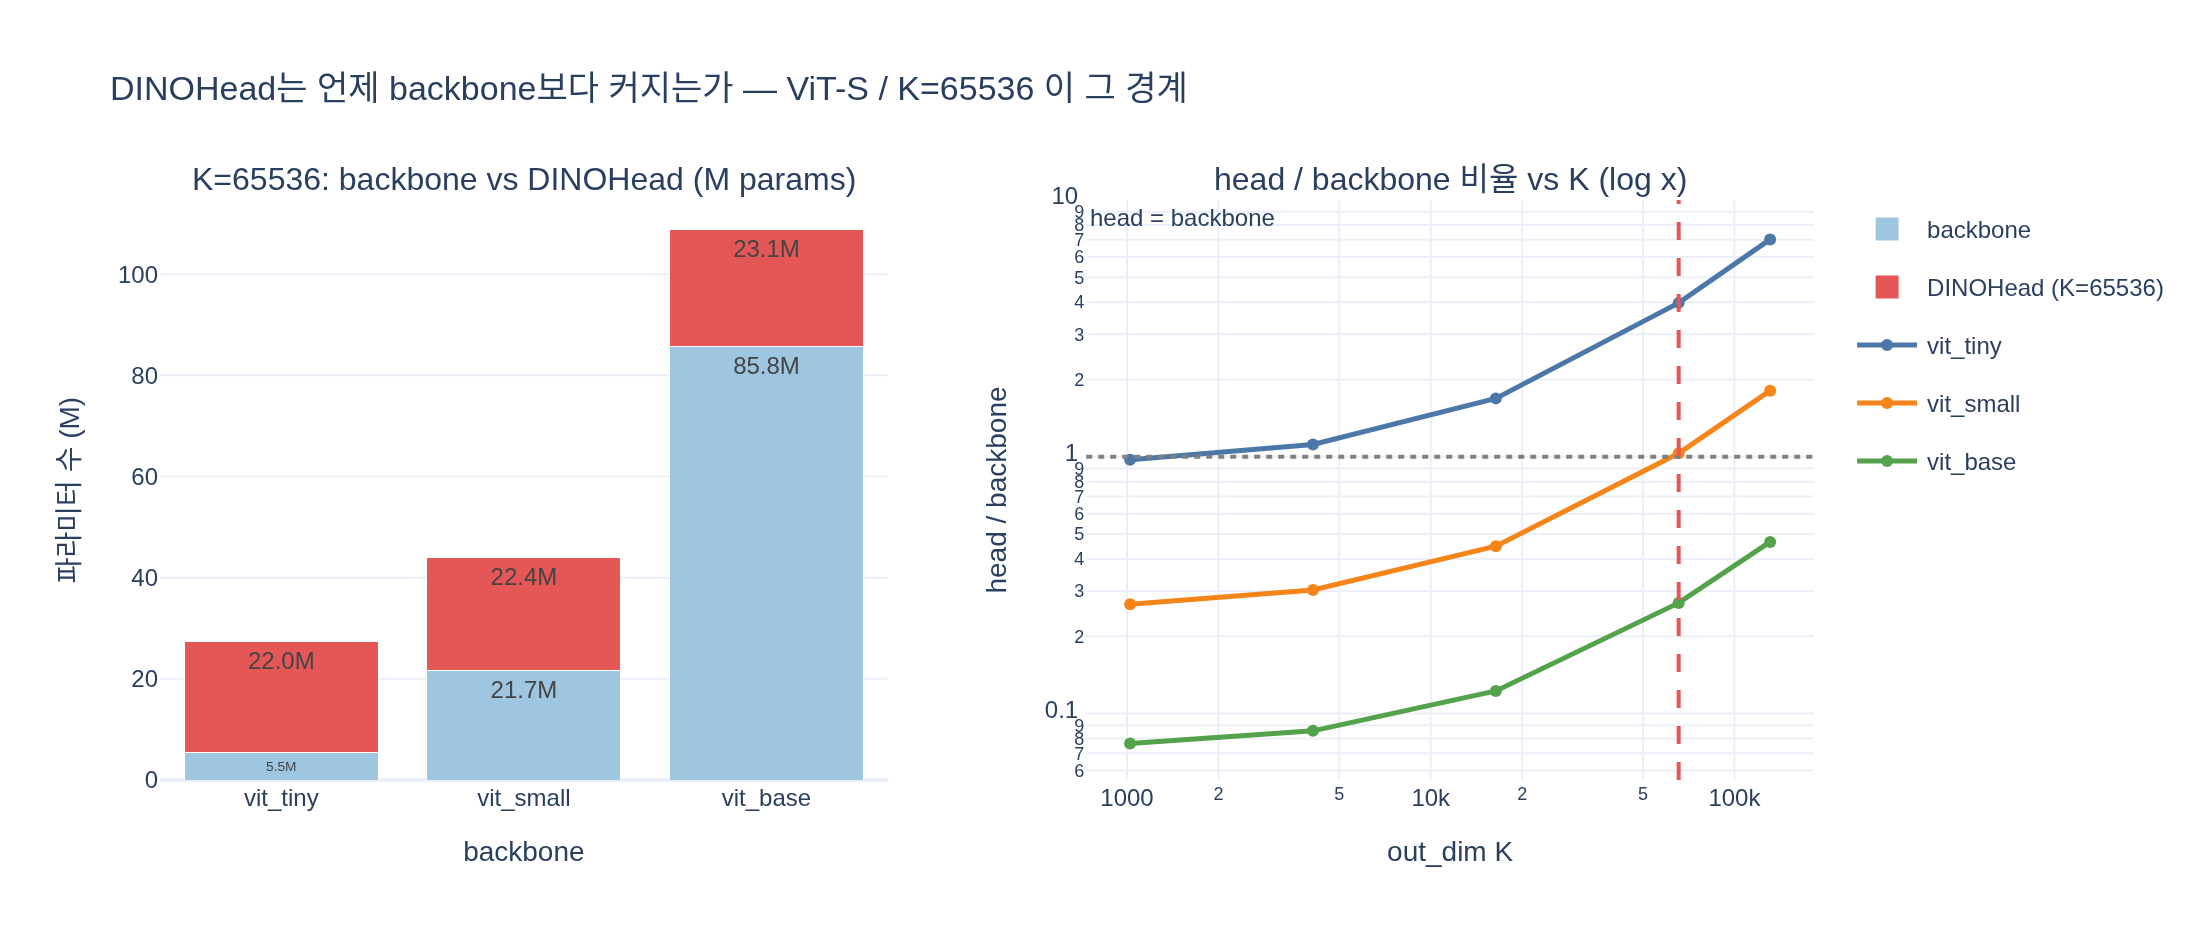

Here is the Python script that generated this plot:
# %% [markdown]
# # `out_dim=65536` 일 때 ViT-S 파라미터 규모 해부
#
# **질문**: `out_dim=65536` 일 때 ViT-S의 파라미터 규모는 어떻게 되는가?
#
# **답**: DINOHead가 약 **22.4M** 으로 backbone(**21.7M**)보다 커진다.
# 마지막 층 하나가 $256 \times 65536 = 16.8$M 을 차지하기 때문이다.
#
# 이 노트북은 그 숫자를 **손계산 → 실제 `nn.Module` 대조 → $K$ 스윕 → 메모리 환산**
# 순서로 직접 확인한다.

# %%
# 필요 패키지: torch>=2.0, plotly>=5, kaleido  (CPU만으로 충분)
import os
import sys

import torch
import torch.nn as nn

sys.path.insert(0, "/home/sungwoo/projects/swcho/dino")
import vision_transformer as vits
from vision_transformer import DINOHead

HERE = os.path.dirname(os.path.abspath(__file__)) if "__file__" in globals() else os.getcwd()
torch.manual_seed(0)


def _show(fig):
    try:
        from IPython import get_ipython
        if get_ipython() is not None:  # VSCode 셀/Jupyter에서만 렌더링
            fig.show()
    except ImportError:
        pass


print("torch", torch.__version__)
# 출력: torch 2.4.0+cu121
# (torch 2.4에서 DINOHead 생성 시 `nn.utils.weight_norm is deprecated` FutureWarning 이 뜨지만
#  파라미터 구성/개수는 동일하다.)

# %% [markdown]
# ## 1. DINOHead의 구조 — 파라미터가 어디에 쌓이는가
#
# `DINOHead(in_dim, out_dim, nlayers=3, hidden_dim=2048, bottleneck_dim=256)` 의 실제 구성은
#
# $$
# \underbrace{D \to 2048 \to 2048 \to 256}_{\text{3-layer MLP (bias 있음)}}
# \;\longrightarrow\; \ell_2\text{-normalize}
# \;\longrightarrow\; \underbrace{256 \to K}_{\texttt{last\_layer}\ (\text{bias 없음})}
# $$
#
# 선형층 하나의 파라미터 수는 $\text{in} \times \text{out} + \text{out}$ (bias 포함),
# bias가 없으면 $\text{in} \times \text{out}$ 이다.
#
# `last_layer` 는 `nn.utils.weight_norm` 으로 감싸져 있어 $W$ 가 두 텐서로 재매개화된다:
#
# $$
# w_k = g_k \frac{v_k}{\lVert v_k \rVert}
# \quad\Rightarrow\quad
# \texttt{weight\_v}\in\mathbb{R}^{K\times 256},\quad \texttt{weight\_g}\in\mathbb{R}^{K\times 1}
# $$
#
# 즉 `bias=False` 인데도 $K$ 개(=`weight_g`)가 **추가로** 붙는다.
# (`norm_last_layer=True` 면 이 $K$ 개는 `requires_grad=False` 로 얼려지지만
#  `sum(p.numel())` 에는 그대로 잡힌다.)

# %%
# ── 손계산: ViT-S (D=384), K=65536
D, HID, BOT, K = 384, 2048, 256, 65536


def linear_params(i, o, bias=True):
    return i * o + (o if bias else 0)


mlp_terms = [
    ("Linear(384, 2048)", linear_params(D, HID)),
    ("Linear(2048, 2048)", linear_params(HID, HID)),
    ("Linear(2048, 256)", linear_params(HID, BOT)),
]
mlp_hand = sum(n for _, n in mlp_terms)
last_v = BOT * K          # weight_v
last_g = K                # weight_g (weight_norm 이 만드는 스케일 벡터)
head_hand = mlp_hand + last_v + last_g

for name, n in mlp_terms:
    print(f"  {name:<20} {n:>12,}")
print(f"  {'MLP 소계':<20} {mlp_hand:>12,}   ({mlp_hand/1e6:.2f} M)")
print(f"  {'last_layer weight_v':<20} {last_v:>12,}   ({last_v/1e6:.2f} M)  = 256 x 65536")
print(f"  {'last_layer weight_g':<20} {last_g:>12,}")
print(f"  {'DINOHead 합계':<20} {head_hand:>12,}   ({head_hand/1e6:.2f} M)")
# 출력:
#   Linear(384, 2048)         788,480
#   Linear(2048, 2048)      4,196,352
#   Linear(2048, 256)         524,544
#   MLP 소계                  5,509,376   (5.51 M)
#   last_layer weight_v    16,777,216   (16.78 M)  = 256 x 65536
#   last_layer weight_g        65,536
#   DINOHead 합계            22,352,128   (22.35 M)

# %% [markdown]
# MLP 5.51M 중 절대다수는 $2048\times2048$ 중간층(4.20M)이고,
# 나머지 **16.78M 을 마지막 층 하나가 혼자** 차지한다.
# $K$ 가 커질 때 늘어나는 것은 오직 이 항($257K$)뿐이라는 점이 핵심이다.
#
# $$
# \text{head}(D, K) \;=\; \underbrace{(2048D + 2048) + (2048^2 + 2048) + (2048\cdot256 + 256)}_{\text{MLP, } K\text{ 와 무관}}
# \;+\; \underbrace{257K}_{\text{last\_layer}}
# $$

# %%
# ── 실제 모듈과 대조
def npar(m):
    return sum(p.numel() for p in m.parameters())


head_s = DINOHead(384, 65536, use_bn=False, norm_last_layer=True)
bb_s = vits.vit_small(patch_size=16)

print("last_layer 파라미터 텐서:")
for n, p in head_s.last_layer.named_parameters():
    print(f"  {n:<10} {tuple(p.shape)!s:<16} numel={p.numel():>10,}  requires_grad={p.requires_grad}")
print()
print(f"  손계산 head        : {head_hand:>12,}")
print(f"  실제 DINOHead      : {npar(head_s):>12,}   일치={npar(head_s) == head_hand}")
print(f"  실제 vit_small bb  : {npar(bb_s):>12,}   ({npar(bb_s)/1e6:.2f} M)")
print(f"  head / backbone    : {npar(head_s)/npar(bb_s):.3f} 배")
print(f"  student 전체       : {(npar(head_s)+npar(bb_s))/1e6:.2f} M")
# 출력:
# last_layer 파라미터 텐서:
#   weight_g   (65536, 1)       numel=    65,536  requires_grad=False
#   weight_v   (65536, 256)     numel=16,777,216  requires_grad=True
#
#   손계산 head        :   22,352,128
#   실제 DINOHead      :   22,352,128   일치=True
#   실제 vit_small bb  :   21,665,664   (21.67 M)
#   head / backbone    :        1.032 배
#   student 전체       :        44.02 M

# %% [markdown]
# **확인**: head 22.35M > backbone 21.67M. 카드의 "약 22.4M vs 21.7M" 이 그대로 나온다.
#
# 그런데 **학습이 끝나면 head는 통째로 버린다** — 공개된 DINO ViT-S/16 가중치가
# 21M인 이유다. 하지만 학습 중 VRAM 계획에는 반드시 포함해야 한다.

# %%
# ── K 스윕: head 파라미터와 backbone 대비 비율
BB_DIMS = {"vit_tiny": 192, "vit_small": 384, "vit_base": 768}
BB_PARAMS = {name: npar(getattr(vits, name)(patch_size=16)) for name in BB_DIMS}
KS = [1024, 4096, 16384, 65536, 131072]


def head_params_formula(d, k, hid=2048, bot=256):
    mlp = linear_params(d, hid) + linear_params(hid, hid) + linear_params(hid, bot)
    return mlp + bot * k + k


print(f"backbone(patch16): " + ", ".join(f"{n}={p/1e6:.2f}M" for n, p in BB_PARAMS.items()))
print()
print(f"{'K':>8} | {'head(M)':>9} | {'last_layer(M)':>14} | {'head/backbone':>13} | {'student(M)':>10}")
print("-" * 66)
bb = BB_PARAMS["vit_small"]
for k in KS:
    h = head_params_formula(384, k)
    real = npar(DINOHead(384, k))                    # 실제 모듈로 검증
    assert real == h, (k, real, h)
    print(f"{k:>8} | {h/1e6:>9.2f} | {256*k/1e6:>14.2f} | {h/bb:>13.3f} | {(h+bb)/1e6:>10.2f}")
# 출력:
# backbone(patch16): vit_tiny=5.52M, vit_small=21.67M, vit_base=85.80M
#
#        K |   head(M) |  last_layer(M) | head/backbone | student(M)
# ------------------------------------------------------------------
#     1024 |      5.77 |           0.26 |         0.266 |      27.44
#     4096 |      6.56 |           1.05 |         0.303 |      28.23
#    16384 |      9.72 |           4.19 |         0.449 |      31.39
#    65536 |     22.35 |          16.78 |         1.032 |      44.02
#   131072 |     39.19 |          33.55 |         1.809 |      60.86

# %% [markdown]
# 손익분기점: ViT-S 기준 head가 backbone을 넘어서는 지점은
#
# $$
# 5{,}509{,}376 + 257K \;>\; 21{,}665{,}664
# \quad\Longleftrightarrow\quad
# K \;>\; \frac{16{,}156{,}288}{257} \approx 62{,}865
# $$
#
# 기본값 $K=65536$ 은 이 경계를 **막 넘긴 지점**이다.
# 반대로 ViT-B(85.80M)라면 $K \approx 309{,}000$ 이 되어야 head가 backbone을 넘는다 —
# 같은 $K=65536$ 이라도 백본이 크면 head는 여전히 26% 수준의 부속물이다.

# %%
break_even = {}
for name, d in BB_DIMS.items():
    mlp = linear_params(d, 2048) + linear_params(2048, 2048) + linear_params(2048, 256)
    break_even[name] = (BB_PARAMS[name] - mlp) / 257
    print(f"  {name:<10} MLP={mlp/1e6:5.2f}M  backbone={BB_PARAMS[name]/1e6:6.2f}M"
          f"  →  head>backbone 이 되는 K ≈ {break_even[name]:,.0f}")
# 출력:
#   vit_tiny   MLP= 5.12M  backbone=  5.52M  →  head>backbone 이 되는 K ≈ 1,589
#   vit_small  MLP= 5.51M  backbone= 21.67M  →  head>backbone 이 되는 K ≈ 62,865
#   vit_base   MLP= 6.30M  backbone= 85.80M  →  head>backbone 이 되는 K ≈ 309,350

# %% [markdown]
# ## 2. 시각화 — 3종 백본 × $K$ 스윕
#
# 왼쪽: $K=65536$ 에서 backbone vs head 누적 막대 (ViT-S만 head가 더 크다).
# 오른쪽: $K$ 에 따른 `head/backbone` 비율 — 기울기 $257/\text{backbone}$ 의 직선이며
# 비율 1.0(가로 점선)을 지나는 곳이 위의 손익분기 $K$ 다.

# %%
import plotly.graph_objects as go
from plotly.subplots import make_subplots

COLORS = {"vit_tiny": "#4C78A8", "vit_small": "#F58518", "vit_base": "#54A24B"}
archs = list(BB_DIMS)

fig = make_subplots(
    rows=1, cols=2,
    subplot_titles=("K=65536: backbone vs DINOHead (M params)",
                    "head / backbone 비율 vs K (log x)"),
    horizontal_spacing=0.12,
)

# (좌) 누적 막대
fig.add_trace(go.Bar(
    x=archs, y=[BB_PARAMS[a] / 1e6 for a in archs], name="backbone",
    marker_color="#9EC6E0",
    text=[f"{BB_PARAMS[a]/1e6:.1f}M" for a in archs], textposition="inside",
), row=1, col=1)
fig.add_trace(go.Bar(
    x=archs, y=[head_params_formula(BB_DIMS[a], 65536) / 1e6 for a in archs], name="DINOHead (K=65536)",
    marker_color="#E45756",
    text=[f"{head_params_formula(BB_DIMS[a],65536)/1e6:.1f}M" for a in archs], textposition="inside",
), row=1, col=1)

# (우) 비율 곡선
for a in archs:
    fig.add_trace(go.Scatter(
        x=KS, y=[head_params_formula(BB_DIMS[a], k) / BB_PARAMS[a] for k in KS],
        mode="lines+markers", name=a, line=dict(color=COLORS[a], width=2.5),
        legendgroup=a,
    ), row=1, col=2)
fig.add_hline(y=1.0, line_dash="dot", line_color="gray", row=1, col=2,
              annotation_text="head = backbone", annotation_position="bottom left")
fig.add_vline(x=65536, line_dash="dash", line_color="#E45756", row=1, col=2,
              annotation_text="기본 K=65536", annotation_position="top left")

fig.update_xaxes(title_text="backbone", row=1, col=1)
fig.update_yaxes(title_text="파라미터 수 (M)", row=1, col=1)
fig.update_xaxes(title_text="out_dim K", type="log", row=1, col=2)
fig.update_yaxes(title_text="head / backbone", type="log", row=1, col=2)
fig.update_layout(
    barmode="stack", height=470, width=1100,
    title_text="DINOHead는 언제 backbone보다 커지는가 — ViT-S / K=65536 이 그 경계",
    template="plotly_white",
)

png = os.path.join(HERE, "expy.png")
fig.write_image(png, scale=2)
print("saved:", png)
_show(fig)
# 출력: saved: /home/sungwoo/projects/swcho/dino/fm/training/.fm/hints/d4d8e54e-6ea4-45a3-9db8-3a3b09c967c7/expy.png

# %% [markdown]
# ## 3. 학습 메모리 함의
#
# DINO는 student와 teacher를 **둘 다** 들고 있지만 비용이 다르다.
#
# | 대상 | 저장하는 것 | fp32 바이트/파라미터 |
# |---|---|---|
# | student | param + grad + AdamW `exp_avg` + `exp_avg_sq` | $4 + 4 + 4 + 4 = 16$ |
# | teacher | param만 (`requires_grad=False`, EMA로 갱신) | $4$ |
#
# $$
# \text{MB} \;=\; \frac{16\,N_{\text{student}} + 4\,N_{\text{teacher}}}{1024^2},
# \qquad N_{\text{student}} = N_{\text{teacher}} = N_{bb} + N_{head}(K)
# $$
#
# 활성값(activation)은 여기 포함되지 않는다 — multi-crop 10장 forward가 따로 먹는다.

# %%
BYTES_STUDENT = 16   # param 4 + grad 4 + AdamW 상태 2개 x 4
BYTES_TEACHER = 4    # param만


def mem_mb(n):
    return n * (BYTES_STUDENT + BYTES_TEACHER) / 1024 ** 2


print(f"{'arch':<10} {'K':>7} | {'N(M)':>7} | {'student(MB)':>11} | {'teacher(MB)':>11} | {'합계(MB)':>9}")
print("-" * 66)
for a in archs:
    for k in (4096, 65536):
        n = BB_PARAMS[a] + head_params_formula(BB_DIMS[a], k)
        s = n * BYTES_STUDENT / 1024 ** 2
        t = n * BYTES_TEACHER / 1024 ** 2
        print(f"{a:<10} {k:>7} | {n/1e6:>7.2f} | {s:>11.1f} | {t:>11.1f} | {s+t:>9.1f}")
# 출력:
# arch             K |    N(M) | student(MB) | teacher(MB) |    합계(MB)
# ------------------------------------------------------------------
# vit_tiny      4096 |   11.69 |       178.4 |        44.6 |     223.0
# vit_tiny     65536 |   27.48 |       419.4 |       104.8 |     524.2
# vit_small     4096 |   28.23 |       430.7 |       107.7 |     538.4
# vit_small    65536 |   44.02 |       671.7 |       167.9 |     839.6
# vit_base      4096 |   93.15 |      1421.3 |       355.3 |    1776.6
# vit_base     65536 |  108.94 |      1662.2 |       415.6 |    2077.8

# %%
# ── K를 4096 → 65536 으로 올릴 때 ViT-S가 추가로 내는 값
n_lo = BB_PARAMS["vit_small"] + head_params_formula(384, 4096)
n_hi = BB_PARAMS["vit_small"] + head_params_formula(384, 65536)
d_par = n_hi - n_lo
print(f"추가 파라미터  : {d_par/1e6:.2f} M   (= 257 x (65536-4096) = {257*(65536-4096)/1e6:.2f} M)")
print(f"추가 메모리    : {mem_mb(d_par):.1f} MB  (student 16B + teacher 4B per param)")
print(f"→ 이 중 순수 last_layer weight_v: {256*(65536-4096)/1e6:.2f} M")
# 출력:
# 추가 파라미터  : 15.79 M   (= 257 x (65536-4096) = 15.79 M)
# 추가 메모리    : 301.2 MB  (student 16B + teacher 4B per param)
# → 이 중 순수 last_layer weight_v: 15.73 M

# %% [markdown]
# ## 정리
#
# - ViT-S/16 backbone = **21.67M**, `DINOHead(384, 65536)` = **22.35M** → head가 더 크다.
# - 그 원인은 마지막 층 하나: $256 \times 65536 = 16.78$M (+ `weight_norm` 의 `weight_g` 65,536개).
# - head는 $K$ 에 대해 $257K$ 로 선형 증가하고 MLP 5.51M 은 $K$ 와 무관하다.
#   ViT-S의 손익분기는 $K \approx 62{,}865$ — 기본값 65536은 그 바로 위다.
# - 학습 중에는 student(16 B/param) + teacher(4 B/param) 으로 약 **840 MB**,
#   $K$ 를 4096에서 65536으로 올린 대가만 **약 300 MB** 다.
# - 다만 **head는 학습 후 버린다** — 배포되는 ViT-S 체크포인트가 21M인 이유.
